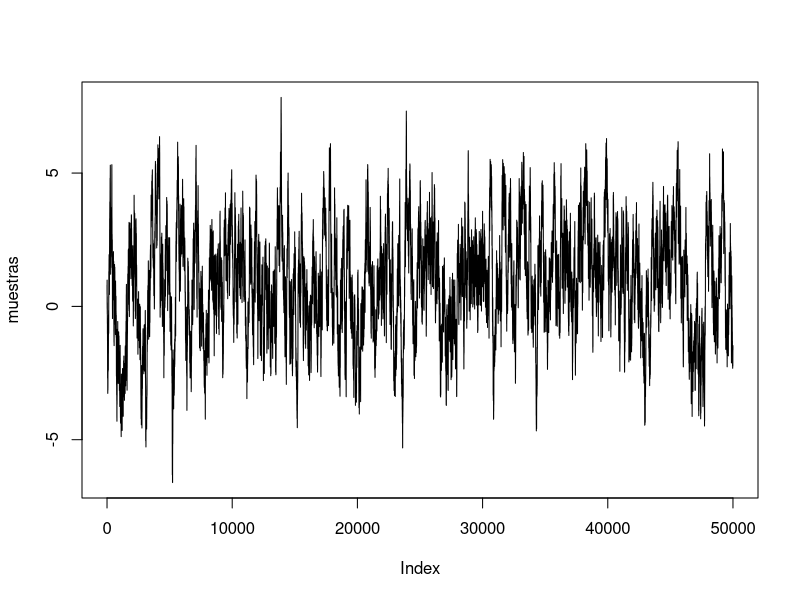
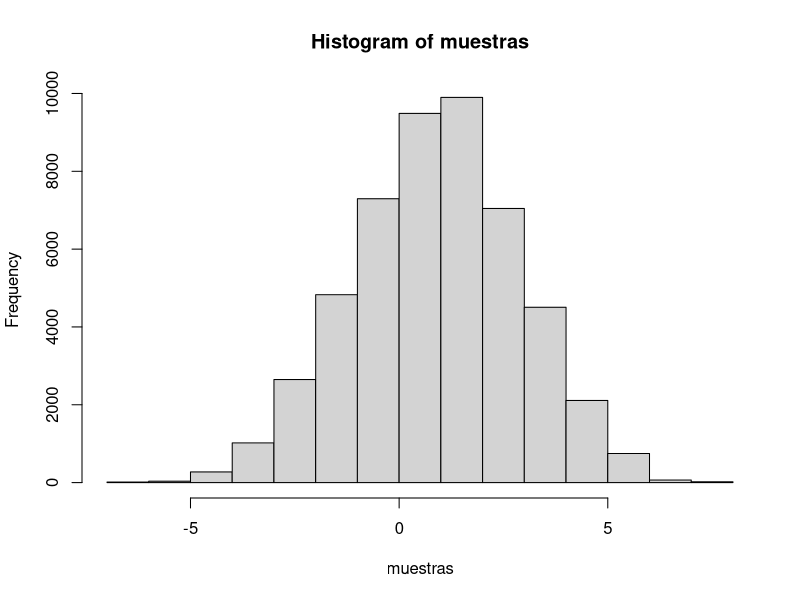
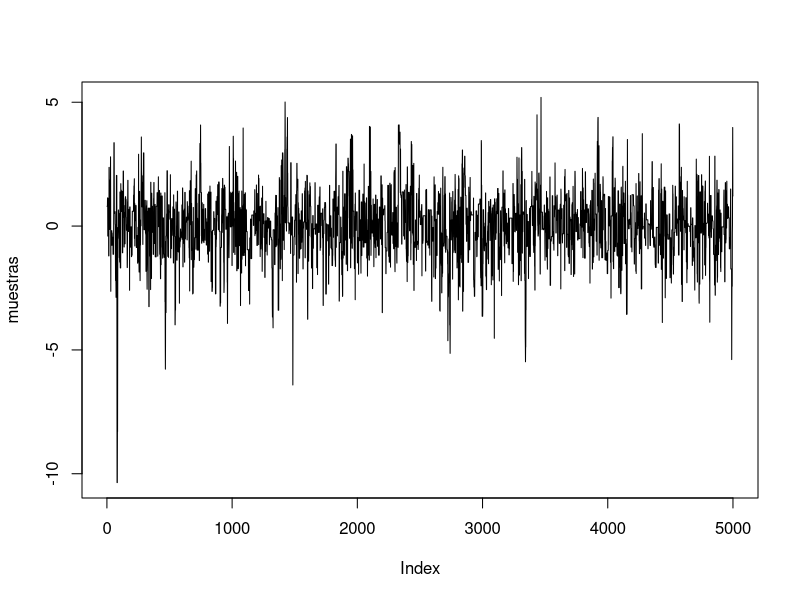
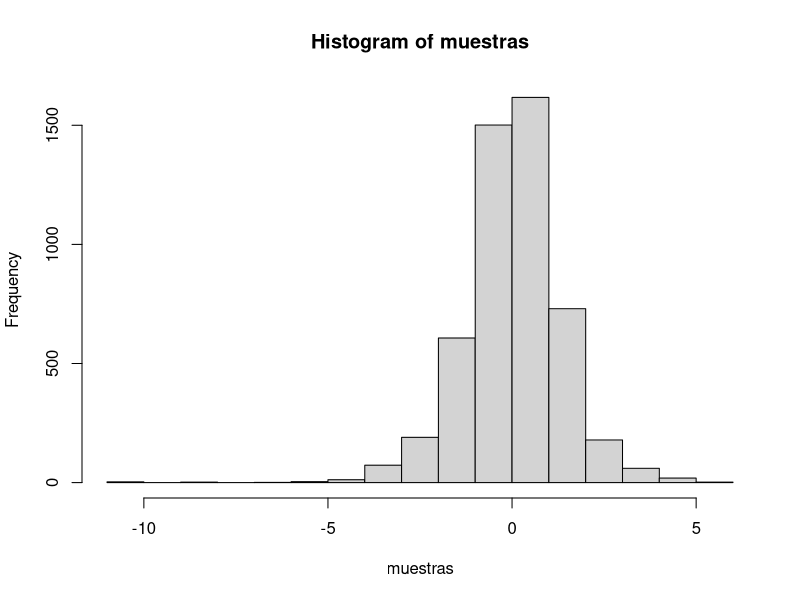
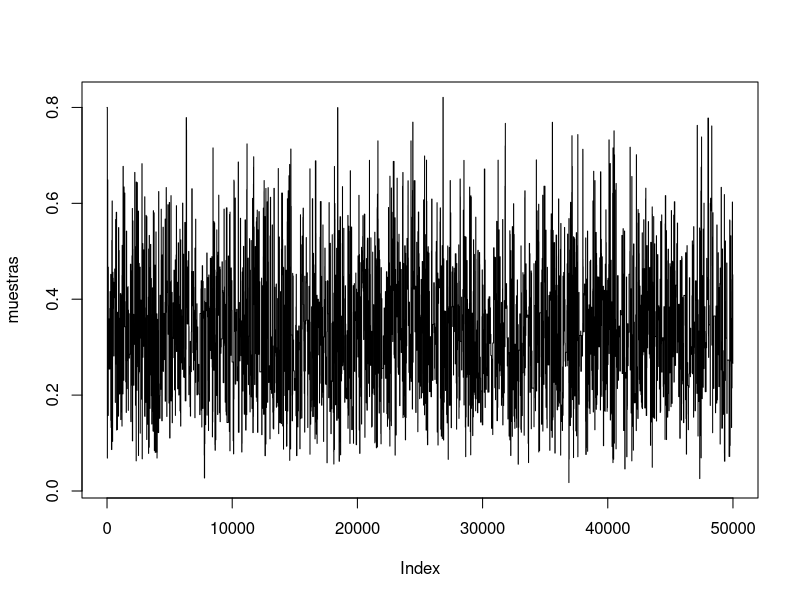
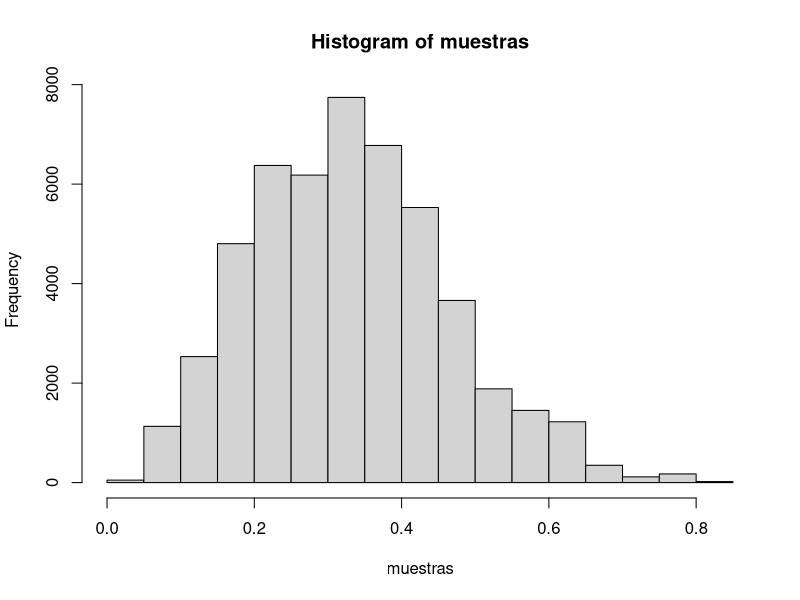

R code for these plots, in order:

###########
sample_mh <- function (d_objetivo, r_propuesta, d_propuesta, p_inicial, n){
  stopifnot(n>0)
  muestras <- numeric(n)
  muestras[1]<-p_inicial
  for (i in 2:n) {
    p_actual <- muestras[i-1]
    p_nuevo <- r_propuesta(p_actual)
    f_actual <- d_objetivo(p_actual)
    f_nuevo <- d_objetivo(p_nuevo)
    
    q_actual <- d_propuesta(p_actual,mean=p_nuevo)
    q_nuevo <- d_propuesta(p_nuevo,mean=p_actual)
    
    alpha <- min(1, (f_nuevo/f_actual)*(q_actual/q_nuevo))
    
    aceptar <- rbinom(1,1, alpha)
    if (aceptar){
      muestras[i] <- p_nuevo
    } else {
      muestras[i] <- p_actual
    }
    
  }
  return ( muestras ) 
}

d_objetivo <- function(x) dnorm(x, mean=1, sd=2)
r_propuesta <- function(x) rnorm(1, mean=x, sd=0.25)
d_propuesta <- function(x, mean) dnorm(x, mean=mean, sd=0.25)

muestras <- sample_mh(d_objetivo, r_propuesta, d_propuesta, p_inicial= 0.8, n=50000 )

plot(muestras, type= "l")

hist(muestras)

plot_hist <- function(x, d_objetivo){
  x_seq <- seq(min(x), max(x), length.out = 200)
  df_hist <- data.frame(x = muestras)
  #df_line <- data.frame(x = muestras)
}
########
d_t <- function(x) dt(x, df=5)
r_propuesta <- function(x) rnorm(1, mean=x, sd=3)
d_propuesta <- function(x, mean) dnorm(x, mean=mean, sd=3)

muestras <- sample_mh(d_t, r_propuesta, d_propuesta, p_inicial= 0.8, n=5000 ) 
plot(muestras, type= "l")

hist(muestras)


#####ej 3
d_beta <- function(x) dbeta(x,4,8)
get_beta_pars <- function(r)#completar
r_propuesta <- function(x) {
    kappa <- 15
    pars <- get_beta_pars(x, kappa)
    dnorm(x, me)
    rbeta(1, pars$alpha, pars$beta)
}
d_propuesta <- function(x) {
  kappa <- 10
  pars <- get_beta_pars(x, kappa)
  dbeta(1, pars$alpha, pars$beta)
}
d_propuesta <- function(x, mean) dnorm(x, mean=mean, sd=3)

muestras <- sample_mh(d_beta, r_propuesta, d_propuesta, p_inicial= 0.8, n=50000 ) 
plot(muestras, type= "l")

hist(muestras)
